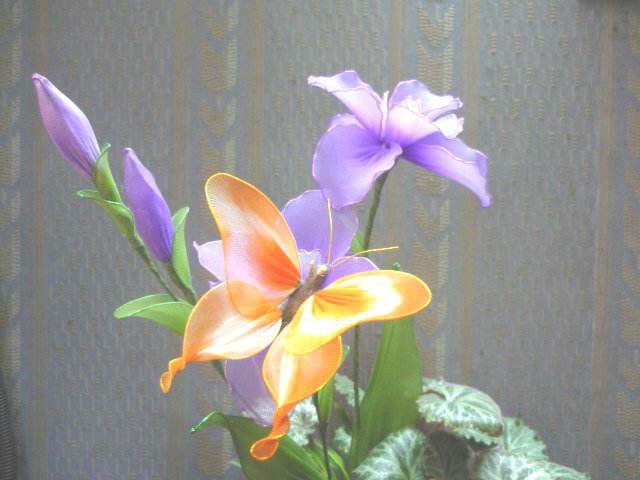
#> input picture datas/f4.jpg, 640 x 480 px
$ jupyter execute '100-图像特效-NegateGreen效果.ipynb'   (shell and % lines are left out)
#> lines starting #> are read from the running program, lines starting #| are printed output that depends on the picture
# 图像特效-NegateGreen效果

[cell 1]
from scipy import signal
import numpy as np
import cv2
import matplotlib.pyplot as plt
import math

[cell 2]
src = cv2.imread('../datas/f4.jpg')
#> src is the input picture: shape (480, 640, 3); mean B, G, R 142.8, 147.8, 150.1
gray = cv2.imread('../datas/f4.jpg',0)
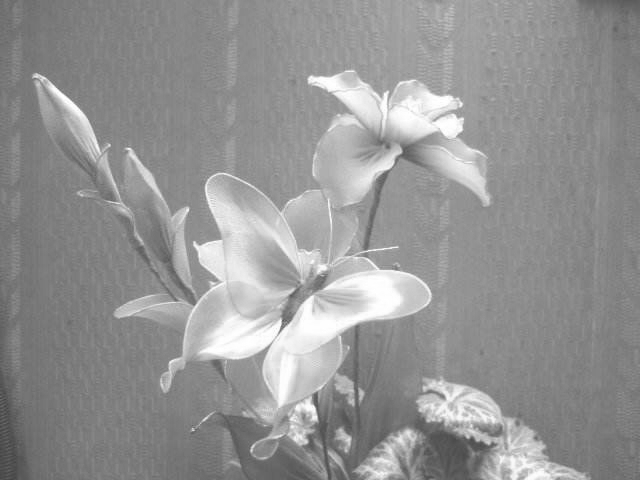
#> gray: shape (480, 640); min 66, max 255, mean 147.9
rgb = cv2.cvtColor(src,cv2.COLOR_BGR2RGB)

[cell 3]
def negate_green(src):
    dst = src.copy()
    dst[:,:,1] = 255 - src[:,:,1]
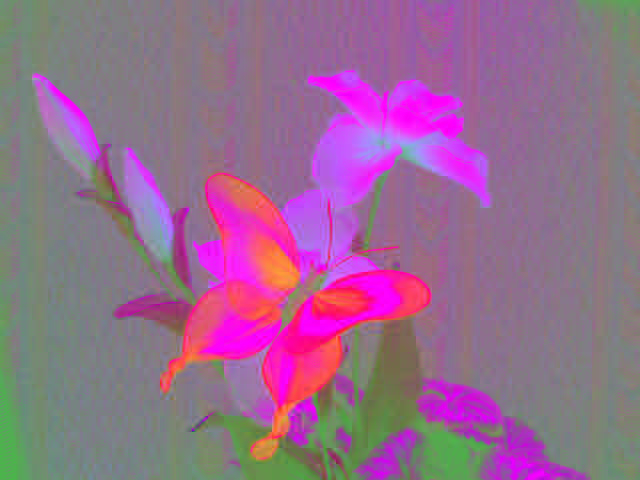
#> dst: shape (480, 640, 3); mean R, G, B 150.1, 107.2, 142.8
    return dst

$ run again, with datas/f1.jpg copied over datas/f4.jpg
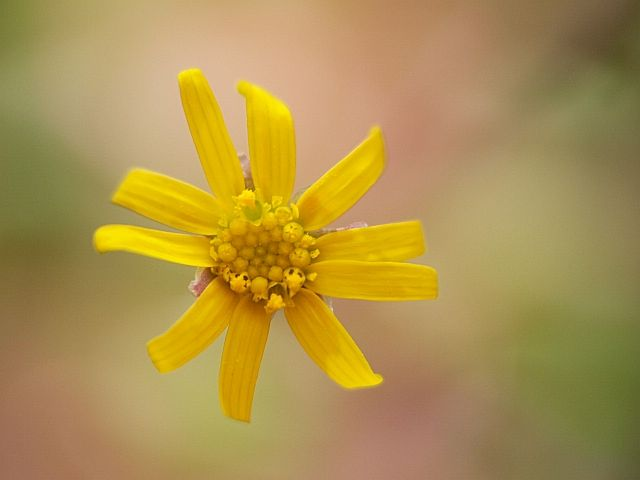
#> input picture datas/f1.jpg, 640 x 480 px
#> src is the input picture: shape (480, 640, 3); mean B, G, R 78.8, 145.8, 173.2
#> `gray = cv2.imread('../datas/f4.jpg',0)`:
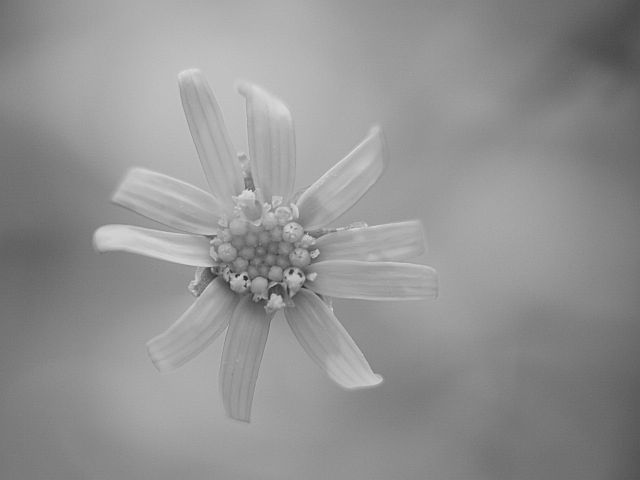
#> gray: shape (480, 640); min 34, max 226, mean 146.3
#> in negate_green, `dst[:,:,1] = 255 - src[:,:,1]`:
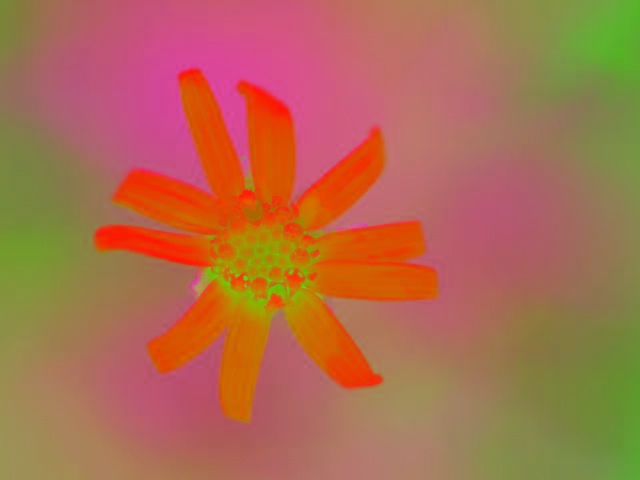
#> dst: shape (480, 640, 3); mean R, G, B 173.2, 109.2, 78.8

$ run again, with datas/f3.jpg copied over datas/f4.jpg
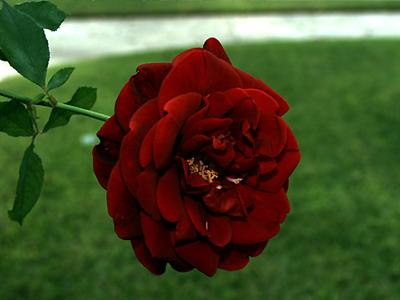
#> input picture datas/f3.jpg, 400 x 300 px
#> src is the input picture: shape (300, 400, 3); mean B, G, R 41.2, 78.6, 72.4
#> `gray = cv2.imread('../datas/f4.jpg',0)`:
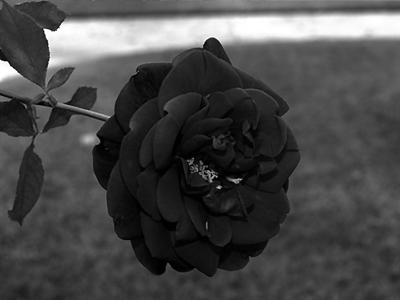
#> gray: shape (300, 400); min 0, max 255, mean 72.4
#> in negate_green, `dst[:,:,1] = 255 - src[:,:,1]`:
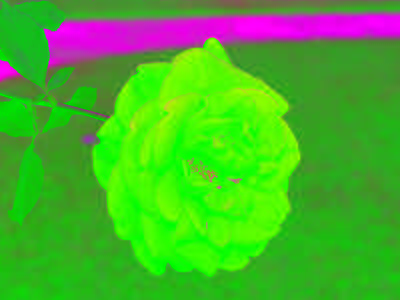
#> dst: shape (300, 400, 3); mean R, G, B 72.4, 176.4, 41.2
